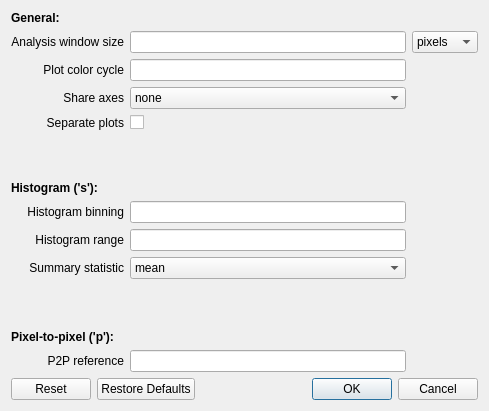
<?xml version="1.0" encoding="UTF-8"?>
<ui version="4.0">
 <class>PlotSettingsDialog</class>
 <widget class="QDialog" name="PlotSettingsDialog">
  <property name="windowModality">
   <enum>Qt::ApplicationModal</enum>
  </property>
  <property name="geometry">
   <rect>
    <x>0</x>
    <y>0</y>
    <width>489</width>
    <height>411</height>
   </rect>
  </property>
  <property name="windowTitle">
   <string>Plot Settings</string>
  </property>
  <property name="modal">
   <bool>true</bool>
  </property>
  <layout class="QVBoxLayout" name="verticalLayout">
   <item>
    <layout class="QGridLayout" name="gridLayout">
     <item row="2" column="0">
      <widget class="QLabel" name="label_7">
       <property name="text">
        <string>Plot color cycle</string>
       </property>
       <property name="alignment">
        <set>Qt::AlignRight|Qt::AlignTrailing|Qt::AlignVCenter</set>
       </property>
      </widget>
     </item>
     <item row="8" column="0">
      <widget class="QLabel" name="label_5">
       <property name="text">
        <string>Histogram range</string>
       </property>
       <property name="alignment">
        <set>Qt::AlignRight|Qt::AlignTrailing|Qt::AlignVCenter</set>
       </property>
      </widget>
     </item>
     <item row="3" column="0">
      <widget class="QLabel" name="label">
       <property name="text">
        <string>Share axes</string>
       </property>
       <property name="alignment">
        <set>Qt::AlignRight|Qt::AlignTrailing|Qt::AlignVCenter</set>
       </property>
      </widget>
     </item>
     <item row="3" column="1">
      <widget class="QComboBox" name="shareAxesBox">
       <property name="toolTip">
        <string>Specify axes to share, between separate plots.</string>
       </property>
       <item>
        <property name="text">
         <string>none</string>
        </property>
       </item>
       <item>
        <property name="text">
         <string>x</string>
        </property>
       </item>
       <item>
        <property name="text">
         <string>y</string>
        </property>
       </item>
       <item>
        <property name="text">
         <string>both</string>
        </property>
       </item>
      </widget>
     </item>
     <item row="2" column="1">
      <widget class="QLineEdit" name="colorBox">
       <property name="toolTip">
        <string>Set to any valid matplotlib colormap name.</string>
       </property>
      </widget>
     </item>
     <item row="7" column="0">
      <widget class="QLabel" name="label_4">
       <property name="text">
        <string>Histogram binning</string>
       </property>
       <property name="alignment">
        <set>Qt::AlignRight|Qt::AlignTrailing|Qt::AlignVCenter</set>
       </property>
      </widget>
     </item>
     <item row="7" column="1">
      <widget class="QLineEdit" name="histBinBox">
       <property name="toolTip">
        <string>Binning strategy for histograms.</string>
       </property>
      </widget>
     </item>
     <item row="1" column="1">
      <widget class="QLineEdit" name="windowSizeBox">
       <property name="toolTip">
        <string>Analysis window around cursor.</string>
       </property>
      </widget>
     </item>
     <item row="12" column="1">
      <widget class="QLineEdit" name="p2pReferenceBox">
       <property name="toolTip">
        <string>Reference frame number for pixel-to-pixel comparisons.</string>
       </property>
      </widget>
     </item>
     <item row="12" column="0">
      <widget class="QLabel" name="label_6">
       <property name="text">
        <string>P2P reference</string>
       </property>
       <property name="alignment">
        <set>Qt::AlignRight|Qt::AlignTrailing|Qt::AlignVCenter</set>
       </property>
      </widget>
     </item>
     <item row="1" column="0">
      <widget class="QLabel" name="label_2">
       <property name="text">
        <string>Analysis window size</string>
       </property>
       <property name="alignment">
        <set>Qt::AlignRight|Qt::AlignTrailing|Qt::AlignVCenter</set>
       </property>
      </widget>
     </item>
     <item row="8" column="1">
      <widget class="QLineEdit" name="histLimitsBox">
       <property name="toolTip">
        <string>Set range as min,max if desired.</string>
       </property>
      </widget>
     </item>
     <item row="1" column="2">
      <widget class="QComboBox" name="windowUnitsBox">
       <property name="toolTip">
        <string>Units for window size.</string>
       </property>
       <item>
        <property name="text">
         <string>pixels</string>
        </property>
       </item>
       <item>
        <property name="text">
         <string>arcsec</string>
        </property>
       </item>
      </widget>
     </item>
     <item row="4" column="0">
      <widget class="QLabel" name="label_3">
       <property name="text">
        <string>Separate plots</string>
       </property>
       <property name="alignment">
        <set>Qt::AlignRight|Qt::AlignTrailing|Qt::AlignVCenter</set>
       </property>
      </widget>
     </item>
     <item row="4" column="1">
      <widget class="QCheckBox" name="separatePlotsBox">
       <property name="toolTip">
        <string>If not set, new plots will be added to existing axes.</string>
       </property>
       <property name="text">
        <string/>
       </property>
      </widget>
     </item>
     <item row="9" column="0">
      <widget class="QLabel" name="label_8">
       <property name="text">
        <string>Summary statistic</string>
       </property>
       <property name="alignment">
        <set>Qt::AlignRight|Qt::AlignTrailing|Qt::AlignVCenter</set>
       </property>
      </widget>
     </item>
     <item row="6" column="0">
      <widget class="QLabel" name="label_9">
       <property name="font">
        <font>
         <weight>75</weight>
         <bold>true</bold>
        </font>
       </property>
       <property name="text">
        <string>Histogram ('s'):</string>
       </property>
      </widget>
     </item>
     <item row="0" column="0">
      <widget class="QLabel" name="label_10">
       <property name="font">
        <font>
         <weight>75</weight>
         <bold>true</bold>
        </font>
       </property>
       <property name="text">
        <string>General:</string>
       </property>
      </widget>
     </item>
     <item row="11" column="0">
      <widget class="QLabel" name="label_11">
       <property name="font">
        <font>
         <weight>75</weight>
         <bold>true</bold>
        </font>
       </property>
       <property name="text">
        <string>Pixel-to-pixel ('p'):</string>
       </property>
      </widget>
     </item>
     <item row="5" column="0">
      <spacer name="verticalSpacer">
       <property name="orientation">
        <enum>Qt::Vertical</enum>
       </property>
       <property name="sizeHint" stdset="0">
        <size>
         <width>20</width>
         <height>40</height>
        </size>
       </property>
      </spacer>
     </item>
     <item row="9" column="1">
      <widget class="QComboBox" name="summaryStatBox">
       <item>
        <property name="text">
         <string>mean</string>
        </property>
       </item>
       <item>
        <property name="text">
         <string>median</string>
        </property>
       </item>
       <item>
        <property name="text">
         <string>clipped mean</string>
        </property>
       </item>
       <item>
        <property name="text">
         <string>clipped median</string>
        </property>
       </item>
      </widget>
     </item>
     <item row="10" column="0">
      <spacer name="verticalSpacer_2">
       <property name="orientation">
        <enum>Qt::Vertical</enum>
       </property>
       <property name="sizeHint" stdset="0">
        <size>
         <width>20</width>
         <height>40</height>
        </size>
       </property>
      </spacer>
     </item>
    </layout>
   </item>
   <item>
    <widget class="QDialogButtonBox" name="buttonBox">
     <property name="orientation">
      <enum>Qt::Horizontal</enum>
     </property>
     <property name="standardButtons">
      <set>QDialogButtonBox::Cancel|QDialogButtonBox::Ok|QDialogButtonBox::Reset|QDialogButtonBox::RestoreDefaults</set>
     </property>
    </widget>
   </item>
  </layout>
 </widget>
 <tabstops>
  <tabstop>windowSizeBox</tabstop>
  <tabstop>histBinBox</tabstop>
  <tabstop>histLimitsBox</tabstop>
  <tabstop>p2pReferenceBox</tabstop>
 </tabstops>
 <resources/>
 <connections>
  <connection>
   <sender>buttonBox</sender>
   <signal>accepted()</signal>
   <receiver>PlotSettingsDialog</receiver>
   <slot>accept()</slot>
   <hints>
    <hint type="sourcelabel">
     <x>248</x>
     <y>254</y>
    </hint>
    <hint type="destinationlabel">
     <x>157</x>
     <y>274</y>
    </hint>
   </hints>
  </connection>
  <connection>
   <sender>buttonBox</sender>
   <signal>rejected()</signal>
   <receiver>PlotSettingsDialog</receiver>
   <slot>reject()</slot>
   <hints>
    <hint type="sourcelabel">
     <x>316</x>
     <y>260</y>
    </hint>
    <hint type="destinationlabel">
     <x>286</x>
     <y>274</y>
    </hint>
   </hints>
  </connection>
 </connections>
</ui>
